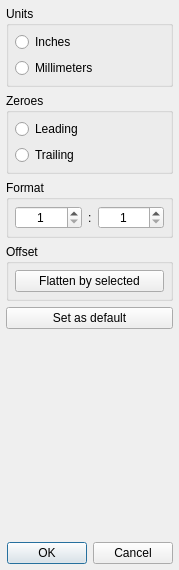
<?xml version="1.0" encoding="UTF-8"?>
<ui version="4.0">
 <class>ExcellonDialog</class>
 <widget class="QDialog" name="ExcellonDialog">
  <property name="geometry">
   <rect>
    <x>0</x>
    <y>0</y>
    <width>179</width>
    <height>570</height>
   </rect>
  </property>
  <property name="windowTitle">
   <string>Excellon Format</string>
  </property>
  <property name="modal">
   <bool>false</bool>
  </property>
  <layout class="QVBoxLayout" name="verticalLayout">
   <property name="leftMargin">
    <number>6</number>
   </property>
   <property name="topMargin">
    <number>6</number>
   </property>
   <property name="rightMargin">
    <number>6</number>
   </property>
   <property name="bottomMargin">
    <number>6</number>
   </property>
   <item>
    <widget class="QGroupBox" name="groupBox">
     <property name="title">
      <string>Units</string>
     </property>
     <layout class="QVBoxLayout" name="verticalLayout_3">
      <property name="leftMargin">
       <number>6</number>
      </property>
      <property name="topMargin">
       <number>6</number>
      </property>
      <property name="rightMargin">
       <number>6</number>
      </property>
      <property name="bottomMargin">
       <number>6</number>
      </property>
      <item>
       <widget class="QRadioButton" name="rbInches">
        <property name="text">
         <string>Inches</string>
        </property>
       </widget>
      </item>
      <item>
       <widget class="QRadioButton" name="rbMillimeters">
        <property name="text">
         <string>Millimeters</string>
        </property>
       </widget>
      </item>
     </layout>
    </widget>
   </item>
   <item>
    <widget class="QGroupBox" name="groupBox_3">
     <property name="title">
      <string>Zeroes</string>
     </property>
     <layout class="QVBoxLayout" name="verticalLayout_2">
      <property name="leftMargin">
       <number>6</number>
      </property>
      <property name="topMargin">
       <number>6</number>
      </property>
      <property name="rightMargin">
       <number>6</number>
      </property>
      <property name="bottomMargin">
       <number>6</number>
      </property>
      <item>
       <widget class="QRadioButton" name="rbLeading">
        <property name="text">
         <string>Leading</string>
        </property>
       </widget>
      </item>
      <item>
       <widget class="QRadioButton" name="rbTrailing">
        <property name="text">
         <string>Trailing</string>
        </property>
       </widget>
      </item>
     </layout>
    </widget>
   </item>
   <item>
    <widget class="QGroupBox" name="groupBox_2">
     <property name="title">
      <string>Format</string>
     </property>
     <layout class="QHBoxLayout" name="horizontalLayout" stretch="1,0,1">
      <property name="leftMargin">
       <number>6</number>
      </property>
      <property name="topMargin">
       <number>6</number>
      </property>
      <property name="rightMargin">
       <number>6</number>
      </property>
      <property name="bottomMargin">
       <number>6</number>
      </property>
      <item>
       <widget class="QSpinBox" name="sbxInteger">
        <property name="wrapping">
         <bool>false</bool>
        </property>
        <property name="alignment">
         <set>Qt::AlignCenter</set>
        </property>
        <property name="showGroupSeparator" stdset="0">
         <bool>false</bool>
        </property>
        <property name="minimum">
         <number>1</number>
        </property>
        <property name="maximum">
         <number>8</number>
        </property>
       </widget>
      </item>
      <item>
       <widget class="QLabel" name="label">
        <property name="text">
         <string>:</string>
        </property>
       </widget>
      </item>
      <item>
       <widget class="QSpinBox" name="sbxDecimal">
        <property name="alignment">
         <set>Qt::AlignCenter</set>
        </property>
        <property name="minimum">
         <number>1</number>
        </property>
        <property name="maximum">
         <number>8</number>
        </property>
       </widget>
      </item>
     </layout>
    </widget>
   </item>
   <item>
    <widget class="QGroupBox" name="groupBox_4">
     <property name="title">
      <string>Offset</string>
     </property>
     <layout class="QVBoxLayout" name="verticalLayout_4">
      <property name="leftMargin">
       <number>6</number>
      </property>
      <property name="topMargin">
       <number>6</number>
      </property>
      <property name="rightMargin">
       <number>6</number>
      </property>
      <property name="bottomMargin">
       <number>6</number>
      </property>
      <item>
       <widget class="QPushButton" name="pushButton">
        <property name="text">
         <string>Flatten by selected</string>
        </property>
       </widget>
      </item>
     </layout>
    </widget>
   </item>
   <item>
    <widget class="QPushButton" name="pbSetAsDefault">
     <property name="text">
      <string>Set as default</string>
     </property>
    </widget>
   </item>
   <item>
    <spacer name="verticalSpacer">
     <property name="orientation">
      <enum>Qt::Vertical</enum>
     </property>
     <property name="sizeHint" stdset="0">
      <size>
       <width>20</width>
       <height>0</height>
      </size>
     </property>
    </spacer>
   </item>
   <item>
    <widget class="QDialogButtonBox" name="buttonBox">
     <property name="orientation">
      <enum>Qt::Horizontal</enum>
     </property>
     <property name="standardButtons">
      <set>QDialogButtonBox::Cancel|QDialogButtonBox::Ok</set>
     </property>
    </widget>
   </item>
  </layout>
 </widget>
 <resources/>
 <connections>
  <connection>
   <sender>buttonBox</sender>
   <signal>accepted()</signal>
   <receiver>ExcellonDialog</receiver>
   <slot>accept()</slot>
   <hints>
    <hint type="sourcelabel">
     <x>248</x>
     <y>254</y>
    </hint>
    <hint type="destinationlabel">
     <x>157</x>
     <y>274</y>
    </hint>
   </hints>
  </connection>
  <connection>
   <sender>buttonBox</sender>
   <signal>rejected()</signal>
   <receiver>ExcellonDialog</receiver>
   <slot>reject()</slot>
   <hints>
    <hint type="sourcelabel">
     <x>316</x>
     <y>260</y>
    </hint>
    <hint type="destinationlabel">
     <x>286</x>
     <y>274</y>
    </hint>
   </hints>
  </connection>
 </connections>
</ui>
